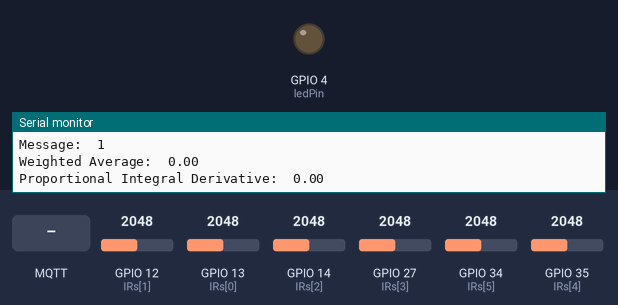
Simulated run of this sketch. Board: ESP32. On the bench: output pins drawn as LEDs (lit = HIGH), the last lines printed to the serial monitor. The test bench sets the inputs (shaded band); at power-on: GPIO 12 (IRs[1]) = 2048, GPIO 13 (IRs[0]) = 2048, GPIO 14 (IRs[2]) = 2048, GPIO 27 (IRs[3]) = 2048, GPIO 34 (IRs[5]) = 2048, GPIO 35 (IRs[4]) = 2048. WiFi joins after 1.5 s; servers stay silent unless stated; no MQTT or app messages arrive unless stated.

Above: at 11.7 s.
11.8 s: MQTT message "on" arrives on the first subscribed topic
At 12.4 s:
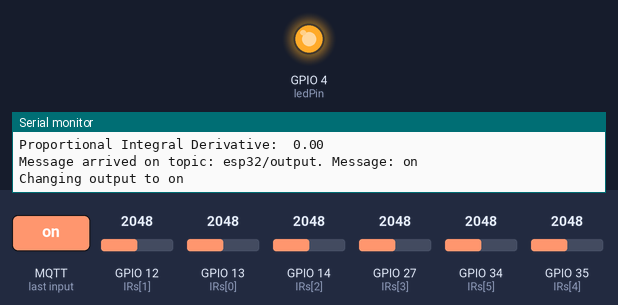
14.8 s: MQTT message "off" arrives on the first subscribed topic
At 15.9 s:
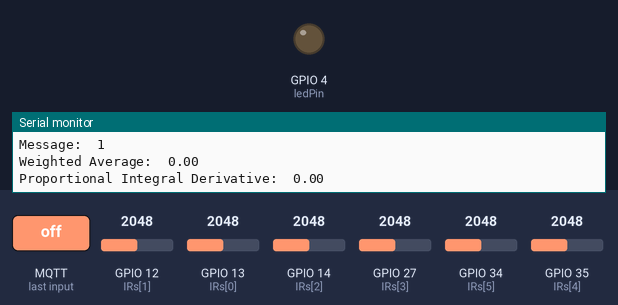
Timing chart, 0 to 17.8 s (numbered marks = the images above; inputs shaded):
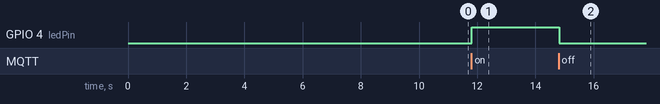

The sketch:

Bot3.ino
```cpp
/*********
  Rui Santos
  Complete project details at https://randomnerdtutorials.com
*********/

#include <WiFi.h>
#include <PubSubClient.h>
#include <Wire.h>
//#include <Adafruit_BME280.h>
#include <Adafruit_Sensor.h>

int i;
float e;  //PID variables are declared here
float eSum = 0;
float ePrevious = 0;
float kp = 0.5;
float ki = 0.5;
float kd = 0.5;
float distance[6] = {44.78, 32.56, 23.77, -23.77, -32.56, -44.78};
//array distance holds values for each sensor's distance from the reference point
int IRs[6] = {13, 12, 14, 27, 35, 34};  //holds data pins used
//an array is used to hold data pins, so that pins can be cycled through in a for loop
float IRb[6];
float IRw[6]; //IRb and IRw are array that will hold sensor values under black/white light

// Replace the next variables with your SSID/Password combination
const char* ssid = "b07car";
const char* password = "eeebot07";

// Add your MQTT Broker IP address, example:
//const char* mqtt_server = "192.168.1.144";
const char* mqtt_server = "192.168.2.1";

WiFiClient espClient;
PubSubClient client(espClient);
long lastMsg = 0;
char msg[50];
int value = 0;

//uncomment the following lines if you're using SPI
/*#include <SPI.h>
#define BME_SCK 18
#define BME_MISO 19
#define BME_MOSI 23
#define BME_CS 5*/

//Adafruit_BME280 bme; // I2C
//Adafruit_BME280 bme(BME_CS); // hardware SPI
//Adafruit_BME280 bme(BME_CS, BME_MOSI, BME_MISO, BME_SCK); // software SPI
//float temperature = 0;
//float humidity = 0;

// LED Pin
const int ledPin = 4;

void setup() {
  Serial.begin(9600);
  pinMode(IRs[0], INPUT);
  pinMode(IRs[1], INPUT);
  pinMode(IRs[2], INPUT);
  pinMode(IRs[3], INPUT);
  pinMode(IRs[4], INPUT);
  pinMode(IRs[5], INPUT);
  delay(3000);
  Serial.println("Place over white"); //default black/white values are recorded
  delay(3000);
  IRw[0] = analogRead(IRs[0]);
  IRw[1] = analogRead(IRs[1]);
  IRw[2] = analogRead(IRs[2]);
  IRw[3] = analogRead(IRs[3]);
  IRw[4] = analogRead(IRs[4]);
  IRw[5] = analogRead(IRs[5]);
  Serial.println("Place over black");
  delay(3000);
  IRb[0] = analogRead(IRs[0]);
  IRb[1] = analogRead(IRs[1]);
  IRb[2] = analogRead(IRs[2]);
  IRb[3] = analogRead(IRs[3]);
  IRb[4] = analogRead(IRs[4]);
  IRb[5] = analogRead(IRs[5]);
  // default settings
  // (you can also pass in a Wire library object like &Wire2)
  //status = bme.begin();
  /*
  if (!bme.begin(0x76)) {
    Serial.println("Could not find a valid BME280 sensor, check wiring!");
    while (1);
  }
  */
  setup_wifi();
  client.setServer(mqtt_server, 1883);
  client.setCallback(callback);

  pinMode(ledPin, OUTPUT);
}

void setup_wifi() {
  delay(10);
  // We start by connecting to a WiFi network
  Serial.println();
  Serial.print("Connecting to ");
  Serial.println(ssid);

  WiFi.begin(ssid, password);

  while (WiFi.status() != WL_CONNECTED) {
    delay(500);
    Serial.print(".");
  }

  Serial.println("");
  Serial.println("WiFi connected");
  Serial.println("IP address: ");
  Serial.println(WiFi.localIP());
}

void callback(char* topic, byte* message, unsigned int length) {
  Serial.print("Message arrived on topic: ");
  Serial.print(topic);
  Serial.print(". Message: ");
  String messageTemp;

  for (int i = 0; i < length; i++) {
    Serial.print((char)message[i]);
    messageTemp += (char)message[i];
  }
  Serial.println();

  // Feel free to add more if statements to control more GPIOs with MQTT

  // If a message is received on the topic esp32/output, you check if the message is either "on" or "off".
  // Changes the output state according to the message
  if (String(topic) == "esp32/output") {
    Serial.print("Changing output to ");
    if(messageTemp == "on"){
      Serial.println("on");
      digitalWrite(ledPin, HIGH);
    }
    else if(messageTemp == "off"){
      Serial.println("off");
      digitalWrite(ledPin, LOW);
    }
  }
}

void reconnect() {
  // Loop until we're reconnected
  while (!client.connected()) {
    //Serial.print("Attempting MQTT connection...");
    // Attempt to connect
    if (client.connect("ESP8266Client")) {
      //Serial.println("connected");
      // Subscribe
      client.subscribe("esp32/output");
    } else {
      Serial.print("failed, rc=");
      Serial.print(client.state());
      Serial.println(" try again in 5 seconds");
      // Wait 5 seconds before retrying
      delay(5000);
    }
  }
}
void loop() {
  if (!client.connected()) {
    reconnect();
  }
  client.loop();

  long now = millis();
  if (now - lastMsg > 5000) {
    lastMsg = now;

    // Temperature in Celsius
    //temperature = bme.readTemperature();
    // Uncomment the next line to set temperature in Fahrenheit
    // (and comment the previous temperature line)
    //temperature = 1.8 * bme.readTemperature() + 32; // Temperature in Fahrenheit

    // Convert the value to a char array
    /*
    char tempString[8];
    dtostrf(temperature, 1, 2, tempString);
    Serial.print("Temperature: ");
    Serial.println(tempString);
    client.publish("esp32/temperature", tempString);

    //humidity = bme.readHumidity();

    // Convert the value to a char array
    char humString[8];
    dtostrf(humidity, 1, 2, humString);
    Serial.print("Humidity: ");
    Serial.println(humString);
    client.publish("esp32/humidity", humString);
    */

    for (i = 0; i < 6; i++)
    {
      int data;
      int sensor = calibrate(IRs[i], IRb[i], IRw[i]);
      Serial.println(analogRead(IRs[i]));
      Serial.print("Sensor value:\t");
      Serial.println(sensor);
      if (sensor >= 750)
      {
        data = 1;
      }
      else
      {
        data = 0;
      }
      Serial.print("data:\t");
      Serial.println(data);
      char topic[16];
      int sensorNum = i+1;
      sprintf(topic, "Sensor_%d", sensorNum);
      char sensorMessage[16];
      sprintf(sensorMessage, "%d", data);
      Serial.print("Message:\t");
      Serial.println(sensorMessage);
      client.publish(topic, sensorMessage);
    }

    //PID:
    e = weightedAverage();
    //weightedAverage function is called and return value is stored
    Serial.print("Weighted Average:\t");
    Serial.println(e);
    eSum = eSum + e;
    float up = kp * e;
    float ui = ki * eSum;
    float ud = kd * (e - ePrevious);
    float u =   up + ui + ud;
    char PIDmessage[16];
    dtostrf(u, 1, 2, PIDmessage);
    Serial.print("Proportional Integral Derivative:\t");
    Serial.println(PIDmessage);
    client.publish("esp32/PID", PIDmessage);
    delay(10);
  }
}

/*
calibrate function is declared, with parameters relating to the sensor pin,
 default black value and default white value
*/
int calibrate(int IRsensor, float black, float white)
{
  float IRvalue = analogRead(IRsensor); //current sensor value is recorded
  int sensorValue = constrain(IRvalue, black, white);
  //value is constrained to be within default black/white values
  sensorValue = map(sensorValue, black, white, 0, 1000);  //value is mapped on a range of 0 to 1000
  sensorValue = map(sensorValue, 0, 1000, 1000, 0);
  //map is reversed so a high output is given over black rather than white
  return sensorValue;
}

float weightedAverage()
{
  int i;
  float weightedAv;
  float numerator = 0;  //numerator and denominator variables are declared
  float denominator = 0;
  for (i = 0; i < 6; i++) //for loop is used to take values from each sensor
  {
    float temp = distance[i] * calibrate(IRs[i], IRb[i], IRw[i]);
    //calibrated sensor values are multiplied by their distance from reference point and stored
    numerator = numerator + temp;
    denominator = denominator + calibrate(IRs[i], IRb[i], IRw[i]);
    //calibrated sensor value is added to denominator variable
  }
  weightedAv = numerator/denominator; //weighted average is calculated and returned
  return weightedAv;
}
```

Measured:
- after the input at 11.8 s, GPIO 4 (ledPin): LOW → HIGH at once
- after the input at 14.8 s, GPIO 4 (ledPin): HIGH → LOW at once
